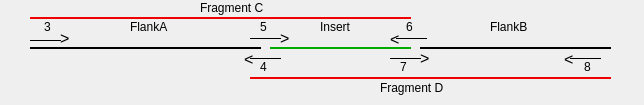
           <widget class="QWidget" name="page">
            <widget class="Line" name="line">
             <property name="geometry">
              <rect>
               <x>30</x>
               <y>40</y>
               <width>231</width>
               <height>16</height>
              </rect>
             </property>
             <property name="frameShadow">
              <enum>QFrame::Plain</enum>
             </property>
             <property name="lineWidth">
              <number>2</number>
             </property>
             <property name="orientation">
              <enum>Qt::Horizontal</enum>
             </property>
            </widget>
            <widget class="Line" name="line_2">
             <property name="geometry">
              <rect>
               <x>30</x>
               <y>30</y>
               <width>31</width>
               <height>20</height>
              </rect>
             </property>
             <property name="frameShadow">
              <enum>QFrame::Plain</enum>
             </property>
             <property name="orientation">
              <enum>Qt::Horizontal</enum>
             </property>
            </widget>
            <widget class="QLabel" name="label_6">
             <property name="geometry">
              <rect>
               <x>60</x>
               <y>30</y>
               <width>16</width>
               <height>16</height>
              </rect>
             </property>
             <property name="font">
              <font>
               <pointsize>12</pointsize>
              </font>
             </property>
             <property name="text">
              <string>&gt;</string>
             </property>
            </widget>
            <widget class="QLabel" name="label_7">
             <property name="geometry">
              <rect>
               <x>44</x>
               <y>20</y>
               <width>51</width>
               <height>14</height>
              </rect>
             </property>
             <property name="text">
              <string>3</string>
             </property>
            </widget>
            <widget class="Line" name="line_3">
             <property name="geometry">
              <rect>
               <x>420</x>
               <y>40</y>
               <width>191</width>
               <height>16</height>
              </rect>
             </property>
             <property name="frameShadow">
              <enum>QFrame::Plain</enum>
             </property>
             <property name="lineWidth">
              <number>2</number>
             </property>
             <property name="orientation">
              <enum>Qt::Horizontal</enum>
             </property>
            </widget>
            <widget class="Line" name="line_4">
             <property name="geometry">
              <rect>
               <x>250</x>
               <y>30</y>
               <width>31</width>
               <height>16</height>
              </rect>
             </property>
             <property name="frameShadow">
              <enum>QFrame::Plain</enum>
             </property>
             <property name="orientation">
              <enum>Qt::Horizontal</enum>
             </property>
            </widget>
            <widget class="QLabel" name="label_8">
             <property name="geometry">
              <rect>
               <x>280</x>
               <y>30</y>
               <width>16</width>
               <height>16</height>
              </rect>
             </property>
             <property name="font">
              <font>
               <pointsize>12</pointsize>
              </font>
             </property>
             <property name="text">
              <string>&gt;</string>
             </property>
            </widget>
            <widget class="Line" name="line_5">
             <property name="geometry">
              <rect>
               <x>250</x>
               <y>50</y>
               <width>31</width>
               <height>16</height>
              </rect>
             </property>
             <property name="frameShadow">
              <enum>QFrame::Plain</enum>
             </property>
             <property name="orientation">
              <enum>Qt::Horizontal</enum>
             </property>
            </widget>
            <widget class="QLabel" name="label_9">
             <property name="geometry">
              <rect>
               <x>244</x>
               <y>50</y>
               <width>16</width>
               <height>16</height>
              </rect>
             </property>
             <property name="font">
              <font>
               <pointsize>12</pointsize>
              </font>
             </property>
             <property name="text">
              <string>&lt;</string>
             </property>
            </widget>
            <widget class="Line" name="line_6">
             <property name="geometry">
              <rect>
               <x>570</x>
               <y>50</y>
               <width>31</width>
               <height>16</height>
              </rect>
             </property>
             <property name="frameShadow">
              <enum>QFrame::Plain</enum>
             </property>
             <property name="orientation">
              <enum>Qt::Horizontal</enum>
             </property>
            </widget>
            <widget class="QLabel" name="label_10">
             <property name="geometry">
              <rect>
               <x>564</x>
               <y>50</y>
               <width>16</width>
               <height>16</height>
              </rect>
             </property>
             <property name="font">
              <font>
               <pointsize>12</pointsize>
              </font>
             </property>
             <property name="text">
              <string>&lt;</string>
             </property>
            </widget>
            <widget class="QLabel" name="label_11">
             <property name="geometry">
              <rect>
               <x>260</x>
               <y>60</y>
               <width>51</width>
               <height>14</height>
              </rect>
             </property>
             <property name="text">
              <string>4</string>
             </property>
            </widget>
            <widget class="QLabel" name="label_12">
             <property name="geometry">
              <rect>
               <x>260</x>
               <y>20</y>
               <width>51</width>
               <height>14</height>
              </rect>
             </property>
             <property name="text">
              <string>5</string>
             </property>
            </widget>
            <widget class="QLabel" name="label_13">
             <property name="geometry">
              <rect>
               <x>584</x>
               <y>60</y>
               <width>51</width>
               <height>14</height>
              </rect>
             </property>
             <property name="text">
              <string>8</string>
             </property>
            </widget>
            <widget class="Line" name="line_13">
             <property name="geometry">
              <rect>
               <x>390</x>
               <y>50</y>
               <width>31</width>
               <height>16</height>
              </rect>
             </property>
             <property name="frameShadow">
              <enum>QFrame::Plain</enum>
             </property>
             <property name="orientation">
              <enum>Qt::Horizontal</enum>
             </property>
            </widget>
            <widget class="QLabel" name="label_22">
             <property name="geometry">
              <rect>
               <x>420</x>
               <y>50</y>
               <width>16</width>
               <height>16</height>
              </rect>
             </property>
             <property name="font">
              <font>
               <pointsize>12</pointsize>
              </font>
             </property>
             <property name="text">
              <string>&gt;</string>
             </property>
            </widget>
            <widget class="QLabel" name="label_23">
             <property name="geometry">
              <rect>
               <x>400</x>
               <y>60</y>
               <width>51</width>
               <height>14</height>
              </rect>
             </property>
             <property name="text">
              <string>7</string>
             </property>
            </widget>
            <widget class="Line" name="line_14">
             <property name="geometry">
              <rect>
               <x>396</x>
               <y>30</y>
               <width>31</width>
               <height>16</height>
              </rect>
             </property>
             <property name="frameShadow">
              <enum>QFrame::Plain</enum>
             </property>
             <property name="orientation">
              <enum>Qt::Horizontal</enum>
             </property>
            </widget>
            <widget class="QLabel" name="label_24">
             <property name="geometry">
              <rect>
               <x>406</x>
               <y>20</y>
               <width>51</width>
               <height>14</height>
              </rect>
             </property>
             <property name="text">
              <string>6</string>
             </property>
            </widget>
            <widget class="QLabel" name="label_25">
             <property name="geometry">
              <rect>
               <x>390</x>
               <y>30</y>
               <width>16</width>
               <height>16</height>
              </rect>
             </property>
             <property name="font">
              <font>
               <pointsize>12</pointsize>
              </font>
             </property>
             <property name="text">
              <string>&lt;</string>
             </property>
            </widget>
            <widget class="Line" name="line_15">
             <property name="geometry">
              <rect>
               <x>270</x>
               <y>40</y>
               <width>141</width>
               <height>16</height>
              </rect>
             </property>
             <property name="styleSheet">
              <string notr="true">color: rgb(0, 170, 0);</string>
             </property>
             <property name="frameShadow">
              <enum>QFrame::Plain</enum>
             </property>
             <property name="lineWidth">
              <number>2</number>
             </property>
             <property name="orientation">
              <enum>Qt::Horizontal</enum>
             </property>
            </widget>
            <widget class="QLabel" name="label_35">
             <property name="geometry">
              <rect>
               <x>130</x>
               <y>20</y>
               <width>59</width>
               <height>14</height>
              </rect>
             </property>
             <property name="text">
              <string>FlankA</string>
             </property>
            </widget>
            <widget class="QLabel" name="label_36">
             <property name="geometry">
              <rect>
               <x>490</x>
               <y>20</y>
               <width>59</width>
               <height>14</height>
              </rect>
             </property>
             <property name="text">
              <string>FlankB</string>
             </property>
            </widget>
            <widget class="QLabel" name="label_37">
             <property name="geometry">
              <rect>
               <x>320</x>
               <y>20</y>
               <width>59</width>
               <height>14</height>
              </rect>
             </property>
             <property name="text">
              <string>Insert</string>
             </property>
            </widget>
            <widget class="QLabel" name="label_38">
             <property name="geometry">
              <rect>
               <x>200</x>
               <y>0</y>
               <width>71</width>
               <height>16</height>
              </rect>
             </property>
             <property name="text">
              <string>Fragment C</string>
             </property>
            </widget>
            <widget class="Line" name="line_17">
             <property name="geometry">
              <rect>
               <x>250</x>
               <y>70</y>
               <width>361</width>
               <height>16</height>
              </rect>
             </property>
             <property name="styleSheet">
              <string notr="true">color: rgb(240, 0, 0);</string>
             </property>
             <property name="frameShadow">
              <enum>QFrame::Plain</enum>
             </property>
             <property name="lineWidth">
              <number>2</number>
             </property>
             <property name="orientation">
              <enum>Qt::Horizontal</enum>
             </property>
            </widget>
            <widget class="QLabel" name="label_39">
             <property name="geometry">
              <rect>
               <x>380</x>
               <y>80</y>
               <width>71</width>
               <height>16</height>
              </rect>
             </property>
             <property name="text">
              <string>Fragment D</string>
             </property>
            </widget>
            <widget class="Line" name="line_16">
             <property name="geometry">
              <rect>
               <x>30</x>
               <y>10</y>
               <width>381</width>
               <height>16</height>
              </rect>
             </property>
             <property name="styleSheet">
              <string notr="true">color: rgb(240, 0, 0);</string>
             </property>
             <property name="frameShadow">
              <enum>QFrame::Plain</enum>
             </property>
             <property name="lineWidth">
              <number>2</number>
             </property>
             <property name="orientation">
              <enum>Qt::Horizontal</enum>
             </property>
            </widget>
           </widget>
